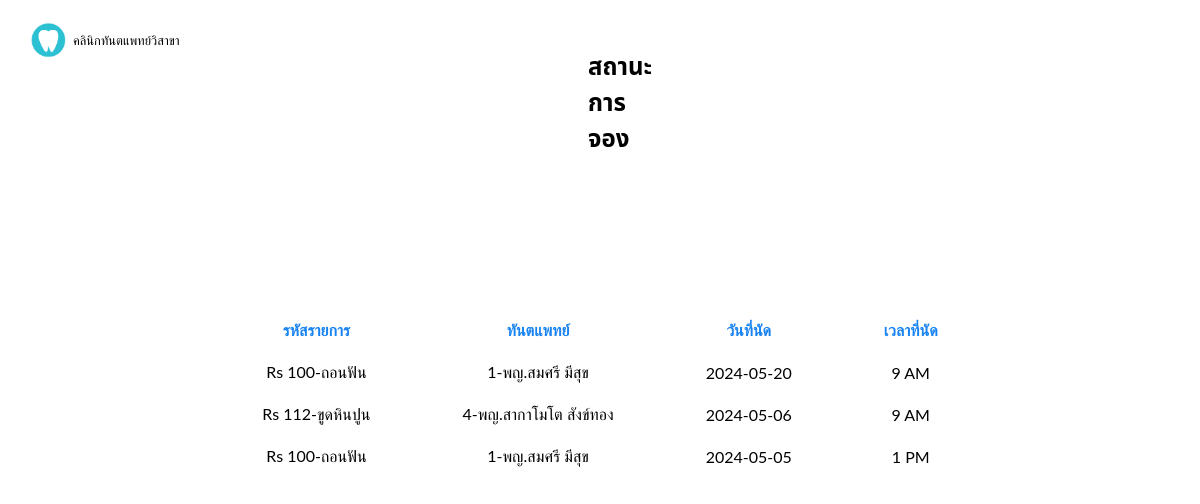
The page /dental/viewappointment.php (signed in) on the database its author committed.
### tables this page shows
CREATE TABLE `appointement` (
  `ser` tinyint(4) NOT NULL,
  `userid` varchar(10) NOT NULL,
  `username` varchar(50) NOT NULL,
  `code` varchar(30) NOT NULL,
  `dentist` varchar(25) NOT NULL,
  `regdate` varchar(20) NOT NULL,
  `regtime` varchar(5) NOT NULL,
  `status` varchar(15) NOT NULL,
  `d` int(5) NOT NULL
);

### dental/viewappointment.php (the view, shortened to what this page needs)
<!doctype html>
<html lang=th>
<head>
<link rel="stylesheet" type="text/css" href="viewappointment.css">
</head>
<body>
	<a href="index.html" ><img src="download.png" width="40" height="40" class="logo">
		<p class="logotext">คลินิกทันตแพทย์วิสาขา</p></a>
<div id="container">
<div id="content">
<h2 class="page" style="margin: 50px 580px;">สถานะการจอง</h2>
<?php
require('connect-mysql.php');
$dbcon->set_charset("utf8mb4");
$q = "SELECT userid ,code,dentist,regdate,regtime FROM appointement WHERE userid=".$_SESSION['userid']." ";
$result = @mysqli_query ($dbcon, $q);
if ($result) {
				echo '<table class="table" style="margin: 150px auto;">
				<tr class="heading"><td class="col head"><b>รหัสรายการ</b></td><td class="col head"><b>ทันตแพทย์</b></td>
				<td class="col head"><b>วันที่นัด</b></td>
				<td class=" last"><b>เวลาที่นัด</b></td>
				</tr>';
				while ($row = mysqli_fetch_array($result, MYSQLI_ASSOC)) {
				echo '<tr class="heading2"><td class="col">' . $row['code'] . '</td>
				<td class="col">' . $row['dentist'] .'</td>
				<td class="col">' . $row['regdate'] .'</td>
				<td class="last1">'.  $row['regtime'] . '</td>
				</tr>'; }
				echo '</table>';
			   }
else {
		echo '<p class="error">ขออภัยในความไม่สะดวก ไม่สามารถดึงข้อมูลผู้ใช้ปัจจุบันได้</p>';
		echo '<p>' . mysqli_error($dbcon) . '<br><br>Query: ' . $q . '</p>';
     }
?>
</div>
</div>
</body>
</html>

### dental/viewappointment.css (style rules this page uses)
body { font-family: "Noto Sans Thai", sans-serif; font-optical-sizing: auto; }
.logo { position: absolute; margin-left: 20px; font-family: 'Roboto', sans-serif; font-size: 0.8em; top: 20px; }
.logotext { position: absolute; margin-left: 65px; top: 20px; font-family: 'Roboto', sans-serif; font-size: 0.8em; color: black; }
.col { font-family: 'Lato', sans-serif; padding-right:80px; }
.head { color: #1984f1; font-family: 'Lato', sans-serif; text-align: center; }
.heading { color: black; border-bottom: 2px solid #1984f1; }
table { text-align: center; }
.heading2 { border-bottom:1px solid black; }
.page { text-align: center; }
td { padding: 10px; }
.last { color: #1984f1; font-family: 'Lato', sans-serif; }
.last1 { font-family: 'Lato', sans-serif; }

### rows shown on the page
appointement: code "Rs 100-ถอนฟัน", dentist "1-พญ.สมศรี มีสุข", regdate "2024-05-20", regtime "9 AM"
appointement: code "Rs 112-ขูดหินปูน", dentist "4-พญ.สากาโมโต สังข์ทอง", regdate "2024-05-06", regtime "9 AM"
appointement: code "Rs 100-ถอนฟัน", dentist "1-พญ.สมศรี มีสุข", regdate "2024-05-05", regtime "1 PM"
